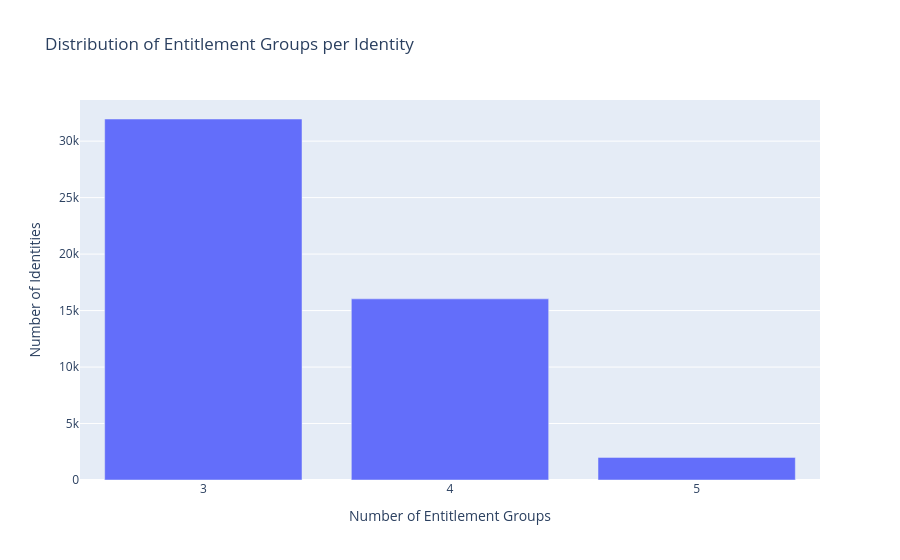

The code cell stored with this chart in its notebook:
### Markdown cell above
### Distribution of entitlement groups per identity:

### Code cell
# --- Analysis for entitlement_group_assignments ---

# Group by 'identity_id' and count the number of entitlement groups for each identity
entitlement_groups_per_identity = entitlement_group_assignments_df.groupby('identity_id').size()

# Get the distribution of the number of entitlement groups
entitlement_group_distribution = entitlement_groups_per_identity.value_counts()

print("\nDistribution of entitlement groups per identity:")
print(entitlement_group_distribution)

# Create a bar plot of the entitlement group distribution
import plotly.express as px
fig = px.bar(
    x=entitlement_group_distribution.index, 
    y=entitlement_group_distribution.values, 
    labels={'x':'Number of Entitlement Groups', 'y':'Number of Identities'},
    title='Distribution of Entitlement Groups per Identity'
)
fig.update_layout(xaxis_type='category')
fig.show()

### Figure 1 — Plotly figure (JSON) as saved in the notebook; plotly's stock layout.template omitted (floating-point values rounded to 4 significant figures)
{"data": [{"hovertemplate": "Number of Entitlement Groups=%{x}<br>Number of Identities=%{y}<extra></extra>", "legendgroup": "", "marker": {"color": "#636efa", "pattern": {"shape": ""}}, "name": "", "orientation": "v", "showlegend": false, "textposition": "auto", "type": "bar", "x": [3, 4, 5], "xaxis": "x", "y": [31960, 16037, 2003], "yaxis": "y"}], "layout": {"barmode": "relative", "legend": {"tracegroupgap": 0}, "title": {"text": "Distribution of Entitlement Groups per Identity"}, "xaxis": {"anchor": "y", "domain": [0, 1], "title": {"text": "Number of Entitlement Groups"}, "type": "category"}, "yaxis": {"anchor": "x", "domain": [0, 1], "title": {"text": "Number of Identities"}}}}
